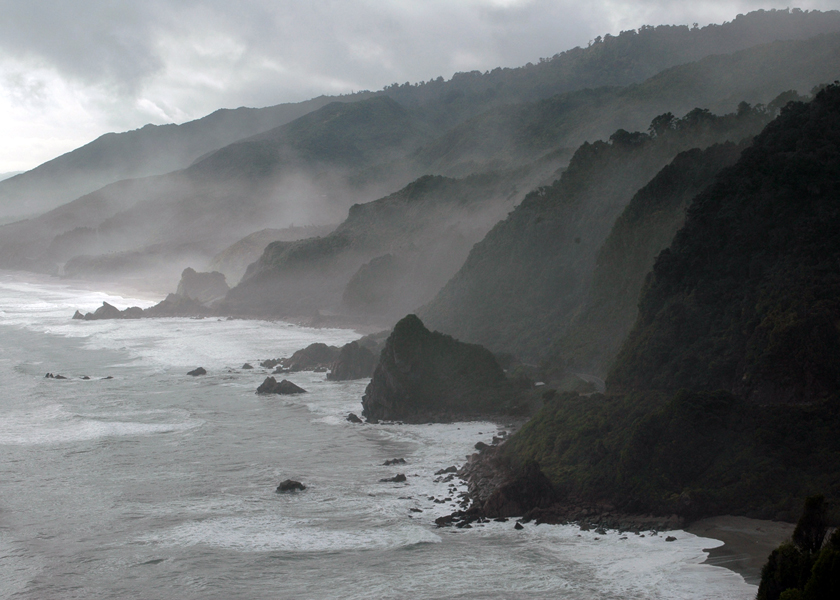
#> input picture Basics of Image Processing, PA1/img2.jpg, 840 x 600 px
$ jupyter execute Question_8.ipynb
#> lines starting #> are read from the running program, lines starting #| are printed output that depends on the picture
[cell 1]
import cv2
import numpy as np
import matplotlib.pyplot as plt
from PIL import Image

[cell 2]
img = cv2.imread('img2.jpg')
#> img is the input picture: shape (600, 840, 3); mean B, G, R 115.2, 113.8, 110.9

columns, rows, channel = img.shape
#> columns = 600; rows = 840; channel = 3
two = np.float32([[10, 100],
				[200, 50],
				[100, 250]])

one = np.float32([[10, 10],
				[20, 20],
				[40, 60]])


affine_inbuilt = cv2.warpAffine(img, cv2.getAffineTransform(one, two), (rows, columns))
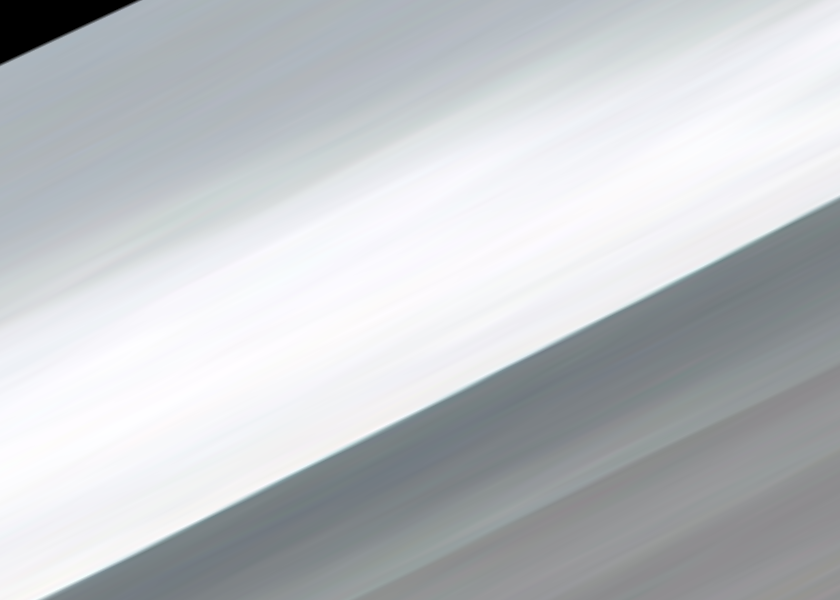
#> affine_inbuilt: shape (600, 840, 3); mean B, G, R 199.8, 196.6, 193.3


cv2.imshow("original" ,img)
cv2.waitKey(0)
cv2.imshow("affine inbuilt" ,affine_inbuilt)
cv2.waitKey(0)

[cell 3]
def affine_transform(img, tilepts):
    rows, cols, _ = img.shape
#> rows = 600; cols = 840
    src_pts = np.float32([tilepts[0], tilepts[1], tilepts[2]])
    dst_pts = np.float32([[0,0], [cols-1,0], [0,rows-1]])
#> dst_pts = [[0, 0], [839, 0], [0, 599]]
    M = cv2.getAffineTransform(src_pts, dst_pts)
#> M = [[5.59, 0, -279.7], [0, 3.99, -199.7]]
    transformed_img = cv2.warpAffine(img, M, (cols, rows))
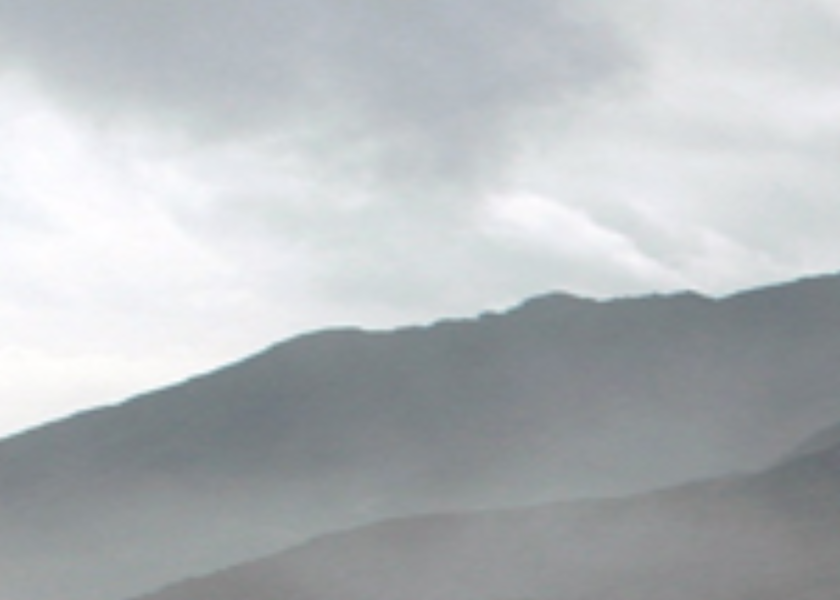
#> transformed_img: shape (600, 840, 3); mean B, G, R 187.7, 184.9, 180.7
    return transformed_img

[cell 4]
img = cv2.imread('img2.jpg')
tilepts = [[50,50], [200,50], [50,200]]

transformed_img = affine_transform(img, tilepts)
cv2.imshow("affine user" ,transformed_img)
cv2.waitKey(0)

[cell 5]
def RMSError(a1, a2):
    assert a1.shape == a2.shape
    rmse =np.sqrt( np.mean((a1 - a2) ** 2))
#> rmse = 10.1
    return rmse

[cell 6]
print("inbuilt\n")
RMSError(img,affine_inbuilt)
#> Out = 10.1

[cell 7]
print("user defined\n")
RMSError(img,transformed_img)
#> Out = 9.89

[cell 8]
RMSError(affine_inbuilt,transformed_img)
#> Out = 9.4

$ run again, with Basics of Image Processing, PA1/img1.jpg copied over Basics of Image Processing, PA1/img2.jpg
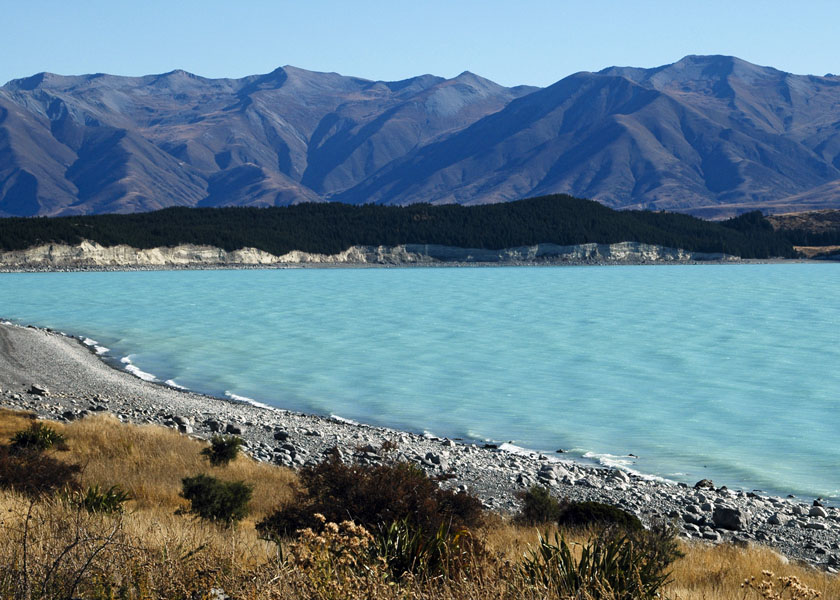
#> input picture Basics of Image Processing, PA1/img1.jpg, 840 x 600 px
#> img is the input picture: shape (600, 840, 3); mean B, G, R 140.2, 126.7, 100.9
#> `affine_inbuilt = cv2.warpAffine(img, cv2.getAffineTransform(one, two),..`:
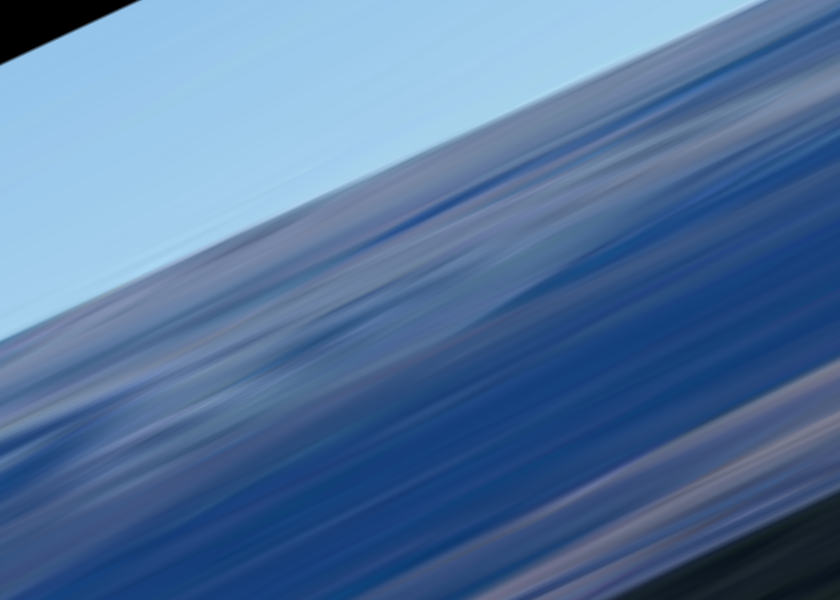
#> affine_inbuilt: shape (600, 840, 3); mean B, G, R 158.4, 117.5, 84.7
#> in affine_transform, `transformed_img = cv2.warpAffine(img, M, (cols, rows))`:
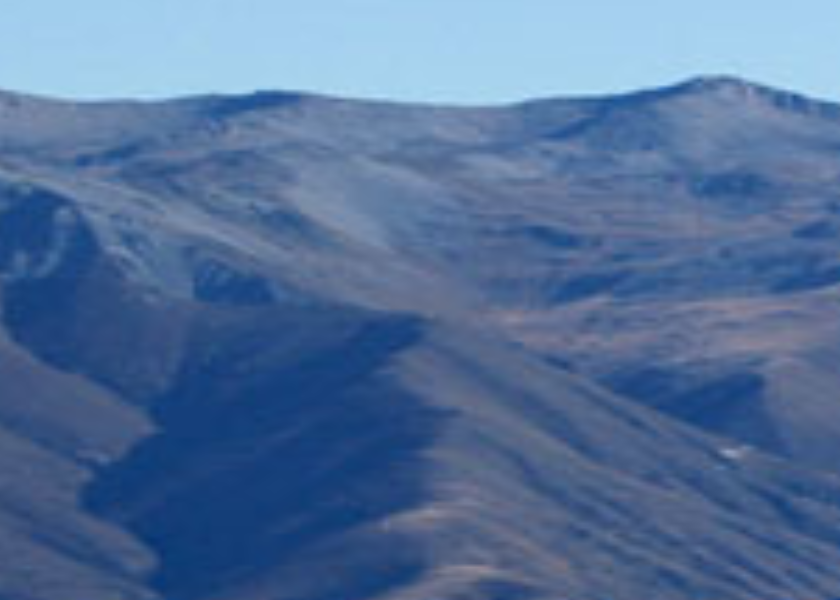
#> transformed_img: shape (600, 840, 3); mean B, G, R 154.6, 113.8, 84.5
#> rmse = 10.28
#> `RMSError(img,transformed_img)`: Out = 10.03
#> `RMSError(affine_inbuilt,transformed_img)`: Out = 9.52

$ run again, with Basics of Image Processing, PA1/iitrpr.jpg copied over Basics of Image Processing, PA1/img2.jpg
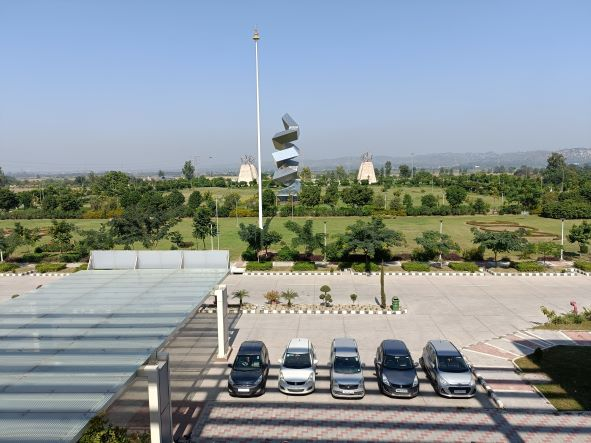
#> input picture Basics of Image Processing, PA1/iitrpr.jpg, 591 x 443 px
#> img is the input picture: shape (443, 591, 3); mean B, G, R 153.2, 150.6, 141
#> `affine_inbuilt = cv2.warpAffine(img, cv2.getAffineTransform(one, two),..`:
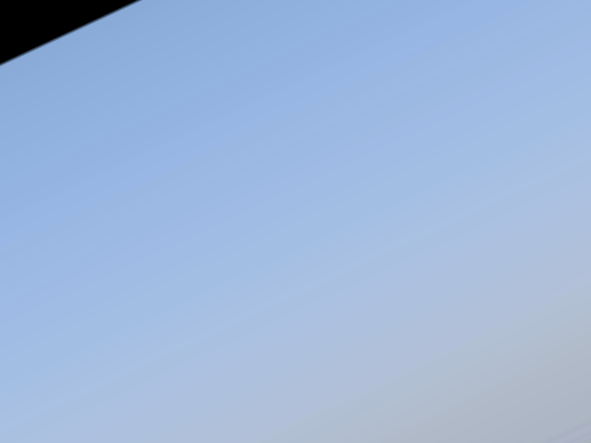
#> affine_inbuilt: shape (443, 591, 3); mean B, G, R 218.6, 183.3, 158.8
#> in affine_transform, `transformed_img = cv2.warpAffine(img, M, (cols, rows))`:
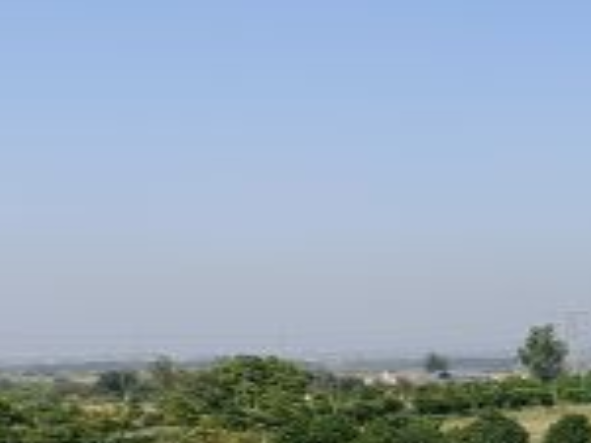
#> transformed_img: shape (443, 591, 3); mean B, G, R 187.5, 170.3, 152.9
#> rmse = 9.48
#> `RMSError(img,transformed_img)`: Out = 9.15
#> `RMSError(affine_inbuilt,transformed_img)`: Out = 8.71

$ run again, with Basics of Image Processing, PA1/roatate15inbuit.jpg copied over Basics of Image Processing, PA1/img2.jpg
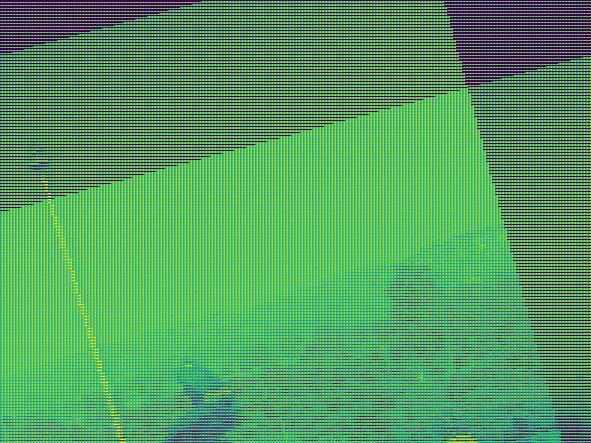
#> input picture Basics of Image Processing, PA1/roatate15inbuit.jpg, 591 x 443 px
#> img is the input picture: shape (443, 591, 3); mean B, G, R 97.8, 155.5, 85.8
#> `affine_inbuilt = cv2.warpAffine(img, cv2.getAffineTransform(one, two),..`:
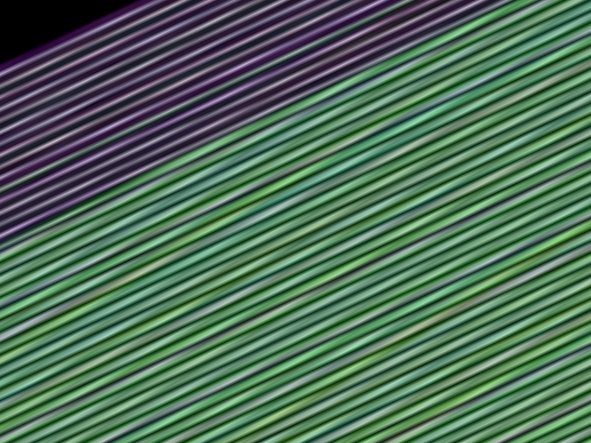
#> affine_inbuilt: shape (443, 591, 3); mean B, G, R 90.3, 111.2, 80.6
#> in affine_transform, `transformed_img = cv2.warpAffine(img, M, (cols, rows))`:
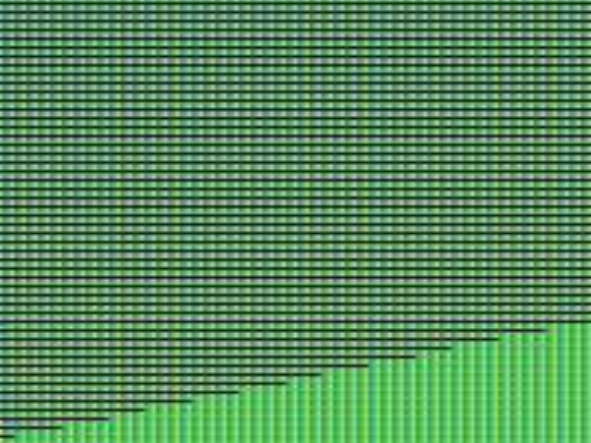
#> transformed_img: shape (443, 591, 3); mean B, G, R 92.7, 137.9, 86.9
#> rmse = 10.27
#> `RMSError(img,transformed_img)`: Out = 10.24
#> `RMSError(affine_inbuilt,transformed_img)`: Out = 10.25
